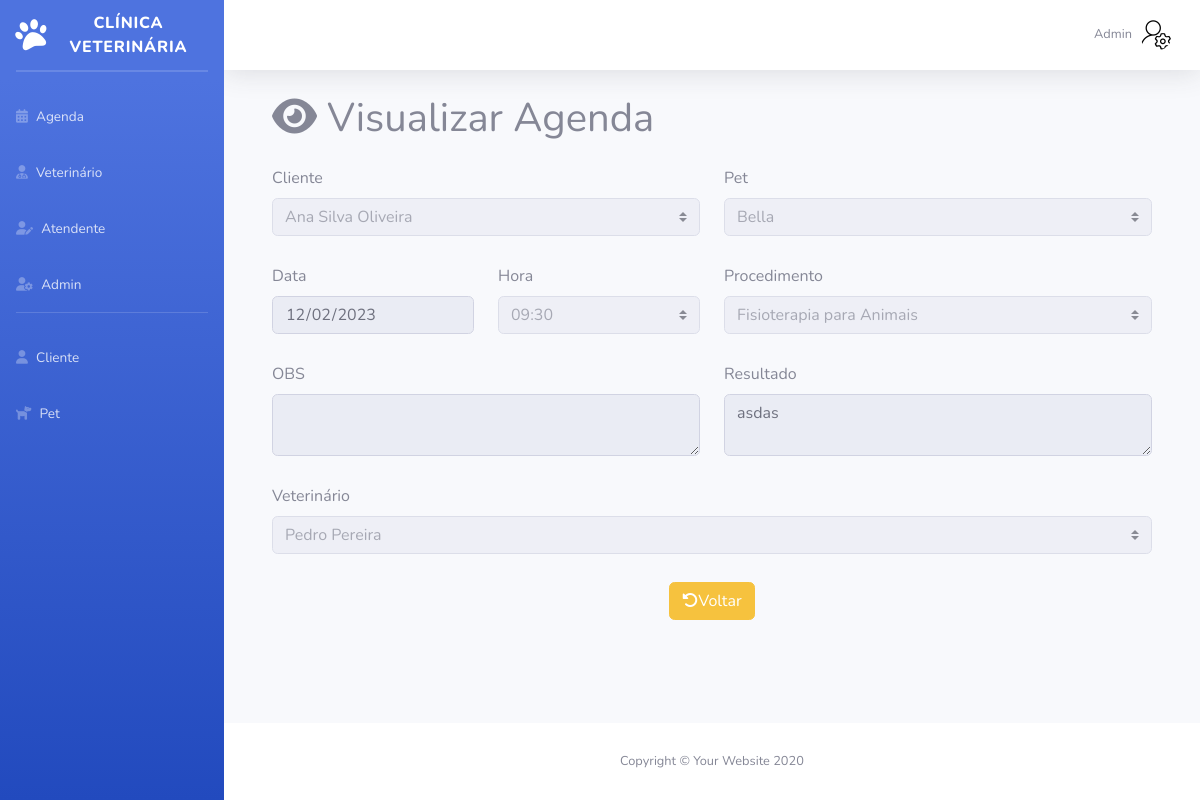
Screenshot of /Sistema/Admin/olharAgenda.php?id=1 (signed in) with the database file from the repository.
### tables this page shows
CREATE TABLE `pet` (
  `id` int(11) NOT NULL,
  `statusPet` varchar(10) NOT NULL,
  `nome` varchar(100) NOT NULL,
  `especie` varchar(50) NOT NULL,
  `anoNascimento` int(11) NOT NULL,
  `sexo` varchar(15) NOT NULL,
  `cor` varchar(50) NOT NULL,
  `obs` varchar(300) DEFAULT NULL,
  `cliente_id` int(11) NOT NULL,
  `raca_id` int(11) DEFAULT NULL
);

CREATE TABLE `cliente` (
  `id` int(11) NOT NULL,
  `statusCliente` varchar(15) NOT NULL,
  `nome` varchar(200) NOT NULL,
  `telefone` varchar(20) NOT NULL,
  `endereco` varchar(200) NOT NULL,
  `cep` varchar(15) NOT NULL,
  `numero` int(6) NOT NULL,
  `cidade` varchar(100) NOT NULL,
  `UF` varchar(2) NOT NULL,
  `sexo` varchar(1) NOT NULL,
  `dataNascimento` varchar(50) NOT NULL,
  `CPF` varchar(14) NOT NULL,
  `email` varchar(200) NOT NULL,
  `dataCadastro` date NOT NULL DEFAULT current_timestamp()
);

CREATE TABLE `agenda` (
  `id` int(11) NOT NULL,
  `statusAgenda` varchar(20) NOT NULL,
  `data` varchar(50) NOT NULL,
  `hora` varchar(50) NOT NULL,
  `obs` varchar(500) DEFAULT NULL,
  `resultado` varchar(500) DEFAULT NULL,
  `pet_id` int(11) DEFAULT NULL,
  `veterinario_id` int(11) DEFAULT NULL,
  `procedimento_id` int(11) DEFAULT NULL
);

### Sistema/Admin/olharAgenda.php (the view, shortened to what this page needs)
<?php
require_once("conexao.php");
$sql = "select * from agenda where id = ".$_GET['id'];
$resultado = mysqli_query($conexao, $sql);
$linha = mysqli_fetch_array($resultado);
?>
<!DOCTYPE html>
<html lang="pt-br">
<head>
    <link href="vendor/fontawesome-free/css/all.min.css" rel="stylesheet" type="text/css">
    <link href="css/sb-admin-2.min.css" rel="stylesheet">
</head>
<body id="page-top">
    <div id="wrapper">
        <?php require_once("sidebarAdmin.php"); ?>
        <div id="content-wrapper" class="d-flex flex-column">
            <div id="content">
                <?php require_once("topbarAdmin.php"); ?>
                <div class="container-fluid">
                    <div class="container">
                        <h1 class="mb-4"><i class="fa-solid fa-eye"></i> Visualizar Agenda</h1>
                        <form method="post">
                            <div class="row">
                                <div class="col-6">
                                    <div class="mb-1">
                                        <label for="formGroupExampleInput" class="form-label">Cliente</label>
                                        <select class="custom-select" aria-label="Disabled select example" disabled>
                                            <?php
                                            $pet_id = $linha['pet_id'];
                                            $sql = "SELECT pet.*, cliente.nome AS nome_cliente
                                            FROM pet
                                            INNER JOIN cliente ON pet.cliente_id = cliente.id
                                            WHERE pet.id = '$pet_id'";
                                            $resultado = mysqli_query($conexao, $sql);
                                            if($resultado) {
                                                $dados_pet = mysqli_fetch_assoc($resultado);
                                                $nome_cliente = $dados_pet['nome_cliente'];
                                                $nome_pet = $dados_pet['nome'];
                                                echo "<option>{$nome_cliente}</option>";
                                            } ?>
                                        </select>
                                    </div>
                                </div>
                                <div class="col-6">
                                    <div class="mb-1">
                                        <label for="formGroupExampleInput" class="form-label">Pet</label>
                                        <select class="custom-select" aria-label="Disabled select example" disabled>
                                            <?php echo "<option>{$nome_pet}</option>"; ?>
                                        </select>
                                    </div>
                                </div>
                            </div> <br>
                            <div class="row">
                                <div class="col-3">
                                    <div class="mb-1">
                                        <label for="formGroupExampleInput" class="form-label">Data</label>
                                        <input name="data" type="date" class="form-control"
                                            value="<?= $linha['data'] ?>" disabled><br>
                                    </div>
                                </div>
                                <div class="col-3">
                                    <div class="mb-1">
                                        <label for="formGroupExampleInput" class="form-label">Hora</label>
                                        <select name="hora" class="custom-select" disabled>
                                            <option value="09:30" <?php echo ($linha['hora'] == '09:30') ? 'selected' : ''; ?>>09:30</option>
                                        </select>
                                    </div>
                                </div>
                                <div class="col-6">
                                    <div class="mb-1">
                                        <label for="procedimento_id" class="form-label">Procedimento</label>
                                        <select name="procedimento_id" class="custom-select " disabled>
                                            <?php
                                            $sql = "SELECT * FROM procedimento WHERE statusProcedimento = 'Ativo' ORDER BY nome";
                                            $resultado = mysqli_query($conexao, $sql);
                                            while($linhaPR = mysqli_fetch_array($resultado)) {
                                                $idPr = $linhaPR['id'];
                                                $nome = $linhaPR['nome'];
                                                $selecionado = ($linha['procedimento_id'] == $idPr) ? "selected" : "";
                                                echo "<option value='{$idPr}' {$selecionado}>{$nome}</option>";
                                            }
                                            ?>
                                        </select>
                                    </div>
                                </div>
                            </div>
                            <div class="row">
                                <div class="col-6">
                                    <div class="mb-1">
                                        <label for="formGroupExampleInput" class="form-label">OBS</label>
                                        <textarea name="obs" type="text" class="form-control"
                                             disabled><?= $linha['obs'] ?></textarea> <br>
                                    </div>
                                </div>
                                <div class="col-6">
                                    <div class="mb-1">
                                        <label for="formGroupExampleInput" class="form-label">Resultado</label>
                                        <textarea name="resultado" id="campoResultado"
                                            class="form-control" disabled ><?= $linha['resultado'] ?></textarea>
                                    </div>
                                </div>
                            </div>
                            <div class="mb-1">
                                <label for="veterinario_id" class="form-label">Veterinário</label>
                                <select name="veterinario_id" class="custom-select " disabled >
                                    <?php
                                    $sql = "select * from veterinario order by nome";
                                    $resultado = mysqli_query($conexao, $sql);
                                    while($linhaVT = mysqli_fetch_array($resultado)) {
                                        $idVet = $linhaVT['id'];
                                        $nome = $linhaVT['nome'];
                                        $selecionado = ($linha['veterinario_id'] == $idVet) ? "selected" : "";
                                        echo "<option value='{$idVet}' {$selecionado}>{$nome}</option>";
                                    }
                                    ?>
                                </select>
                            </div>
                    </div>
                    <br>
                    <center><a href="listagemAgenda.php" class="btn btn-warning"><i
                                class="fa-solid fa-rotate-left"></i>Voltar</a></center>
                </form><br>
                <?php
                require_once("footer.php");
                ?>
</body>
</html>

### rows the page displays
pet: cliente.nome "Ana Silva Oliveira", nome "Bella"
agenda: data "12/02/2023", hora "09:30", resultado "asdas"

### other values shown
form field procedimento_id "Fisioterapia para Animais"
form field veterinario_id "Pedro Pereira"
